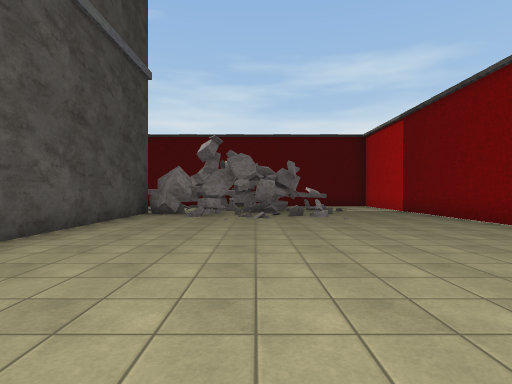
View 1 (above)

13 first-person views from a walk through a scene from a Unity 3-D project. The camera is 1.4 m above the floor, looks level and sees 80° across. The floor is counted in squares, 2 m on a side. Each view is taken from the middle of a square. On the plan, view 1 faces up. The plan holds only what a view shows up to about 10 squares ahead; the rest is blank. The place goes on beyond the plan. The player character is not drawn. Some surface patterns are stand-ins.

View 2
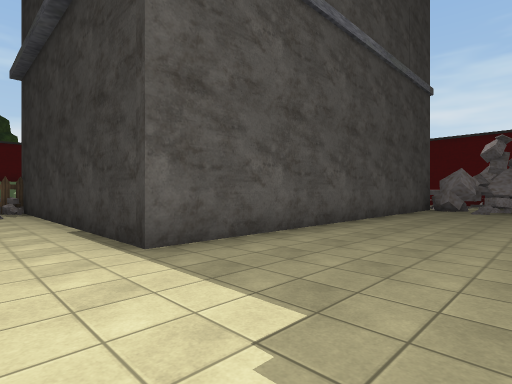

View 3
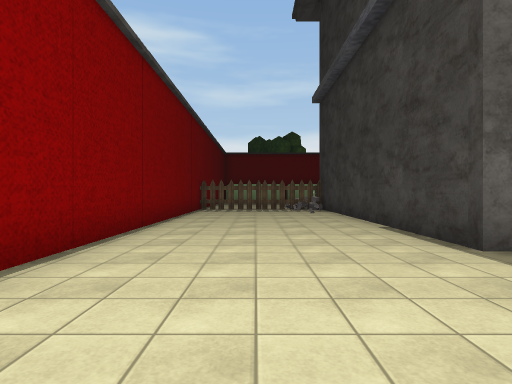

View 4
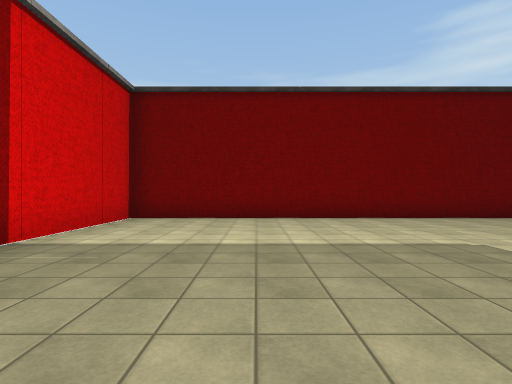

View 5
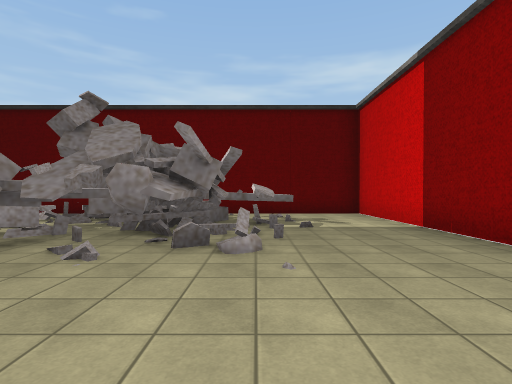

View 6
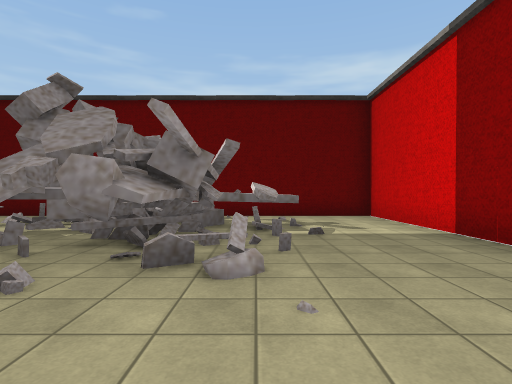

View 7
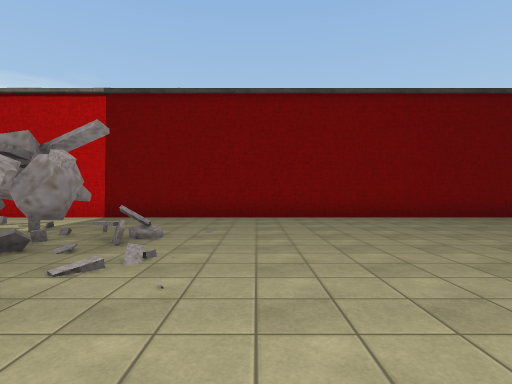

View 8
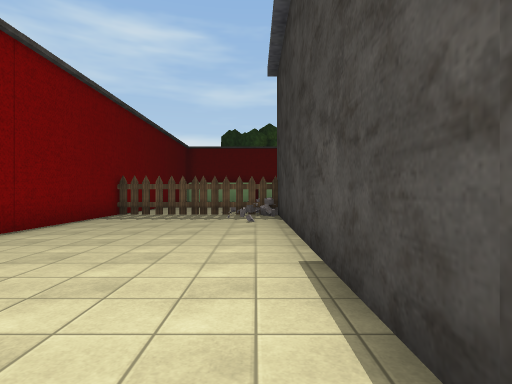

View 9
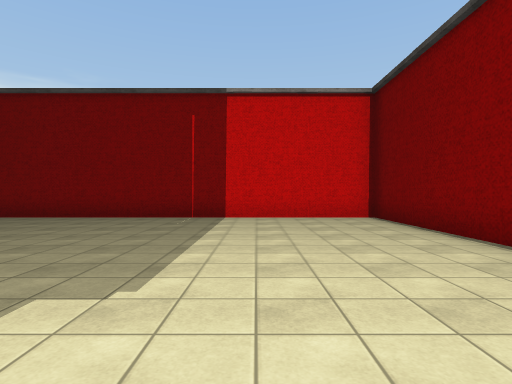

View 10
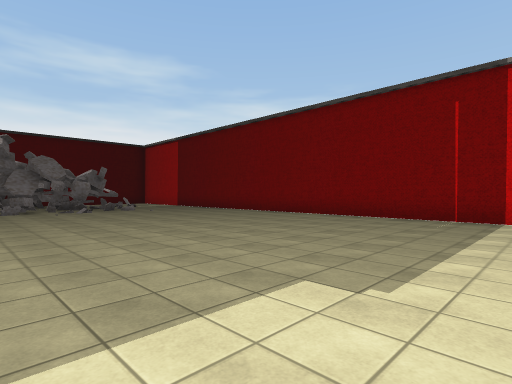

View 11
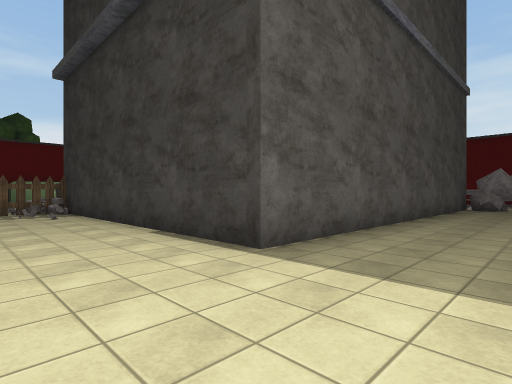

View 12
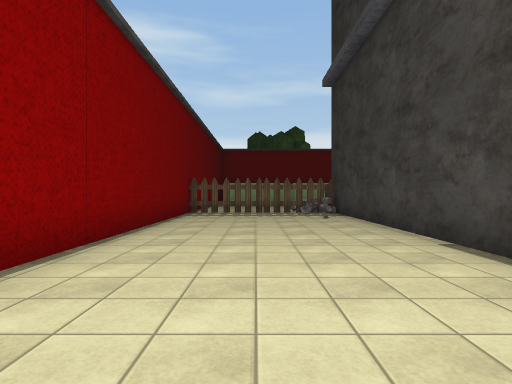

View 13
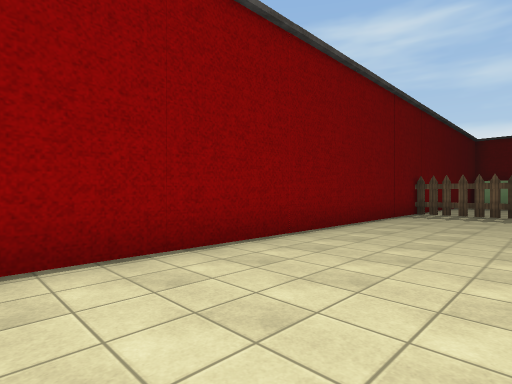

### Floor plan
Points are (right, up) in squares from view 1. A wall is a line through its corners. A room is listed if a view was taken in it or the views show most of it. See-through windows are left out.
Room 1 (views 1, 2, 3, 4, 5, 6, 7, 8, 9, 10, 11, 12, 13)
walls: (0.8, 9) (-0.1, 9); (0.8, 9.2) (0.1, 9) (-0.1, 9.4); (-2.7, 9.3) (-3.3, 9.7); (-2.2, 9.5) (-2.7, 9.4) (-3.2, 9.9); (-1.1, 9.6) (-1.5, 9.6); (-2.2, 9.7) (-2.6, 9.6); (-3.6, 10) (-3.6, -1.3) (-12.5, -1.3) (-12.5, -6.3) (5.4, -6.2) (5.3, 15) (0.2, 15); (1.1, 10.3) (0.8, 9.1) (-0.1, 9); (0.8, 11.2) (0.7, 10.9); (3, 12.8) (1.2, 12)
low walls: (-1.4, 8.8) (-1.9, 8.8); (1.4, 9) (1, 8.7); (2.1, 8.8) (1.9, 8.6) (1.7, 9.2); (-1, 9.4) (-1.4, 8.8) (-1.7, 9); (2, 9.6) (1.3, 8.9); (1.4, 12.7) (0.8, 11.7)

Positions as (right, up) in squares from view 1, and headings:
1: (0, 0), facing up
2: (0, -3), facing up-left
3: (0, -4), facing left
4: (2, 2), facing down
5: (2, 5), facing up
6: (2, 6), facing up
7: (-3, 7), facing right
8: (-3, -2), facing left
9: (-3, -3), facing right
10: (-3, -3), facing up-right
11: (-1, -4), facing up-left
12: (-2, -4), facing left
13: (-2, -3), facing down-left
